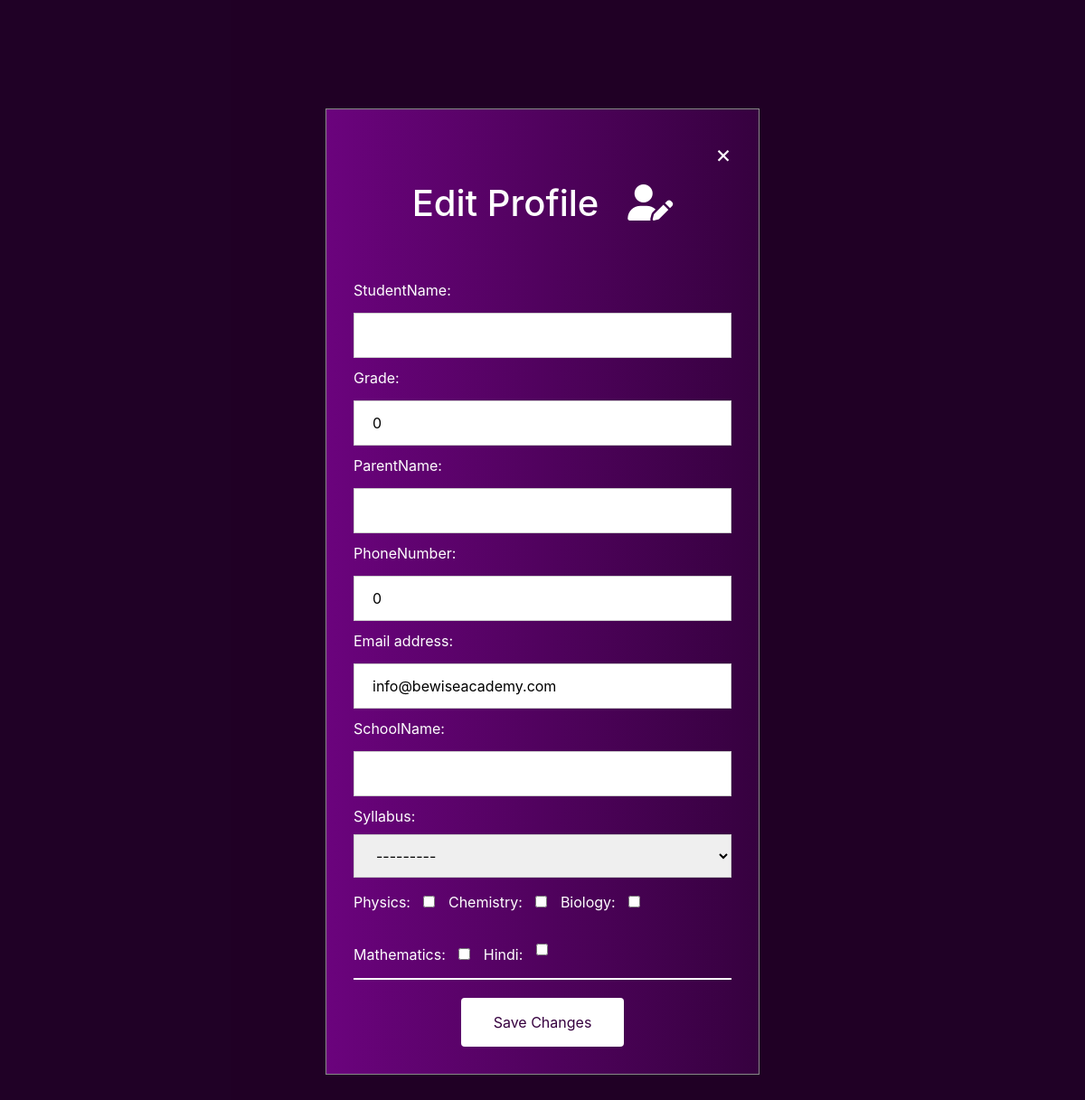
Screenshot of /edit-profile/ (signed in) with the database file from the repository.
### users/models.py (models this page shows)
class CustomUser(AbstractUser):
    SYLLABUS_CHOICES = (
        ('IGCSE', 'IGCSE'),
        ('International Baccalaureate', 'International Baccalaureate'),
        ('ICSE', 'ICSE'),
        ('CBSE', 'CBSE')
    )
    studentName = models.CharField(max_length=50)
    grade = models.IntegerField()
    parentName = models.CharField(max_length=50)
    phoneNumber = models.IntegerField()
    schoolName = models.CharField(max_length=50)
    syllabus = models.CharField(choices=SYLLABUS_CHOICES, max_length=50)
    Physics = models.BooleanField(default=False)
    Chemistry = models.BooleanField(default=False)
    Biology = models.BooleanField(default=False)
    Mathematics = models.BooleanField(default=False)
    Hindi = models.BooleanField(default=False)

### users/views.py (the view)
# urls.py: path('edit-profile/', edit_profile, name='edit_profile'),
@login_required
def edit_profile(request):
    if request.method == 'POST':
        form = CustomUserChangeForm(request.POST, instance=request.user)
        if form.is_valid():
            form.save()
            return redirect('editconfirm')  # Redirect to profile page after update
    else:
        form = CustomUserChangeForm(instance=request.user)  # Prefill user data
    return render(request, 'registration/edit_profile.html', {'form': form})

### users/forms.py (shortened to what this page needs)
class CustomUserChangeForm(UserChangeForm):
    class Meta:
        model = CustomUser
        fields = (
            'studentName', 'grade', 'parentName', 'phoneNumber', 'email',
            'schoolName', 'syllabus', 'Physics', 'Chemistry', 'Biology',
            'Mathematics', 'Hindi'
        )
    def __init__(self, *args, **kwargs):
        super().__init__(*args, **kwargs)
        if 'password' in self.fields:
            del self.fields['password']

### templates/registration/edit_profile.html (shortened to what this page needs)
<!DOCTYPE html>
{% load static %}
<html lang="en">
<head>
    <link rel="stylesheet" href="{% static './static/css/base.css' %}">
    <link rel="stylesheet" href="{% static './static/css/homepage.css' %}">
    <link rel="stylesheet" href="https://cdn.jsdelivr.net/npm/bootstrap@4.1.3/dist/css/bootstrap.min.css"
>
</head>
<body style="background-color:#36013F;">
    <div id="id01" class="model">
        <form class="model-content animate" action="" method="post">
            <a href="{% url 'home' %}">
                <span onclick="document.getElementById('id01').style.display='none'" class="close1" title="Close Modal">
                    &times;
                </span>
            </a>
            <h1>Edit Profile &nbsp;&nbsp;<i class="fa-solid fa-user-edit"></i></h1>
            {{ form }}
            <div class="submit-button">
                <button type="submit" class="button-b" style="vertical-align:middle">
                    <span>Save Changes</span>
                </button>
            </div>
        </form>
    </div>
</body>
</html>

### static/css/base.css (style rules this page uses)
:root { --font: 'Lato', sans-serif; }
body { margin: 0; font-family: var(--font); }
input[type=text], input[type=password], input[type=number], input[type=email], select { width: 100%; padding: 12px 20px; display: inline-block; border: 1px solid #ccc; box-sizing: border-box; }
label { color: white; }
.model { position: fixed; z-index: 1; left: 0; top: 0; width: 100%; height: 100%; overflow: auto; background-color: rgb(0, 0, 0); background-color: rgba(0, 0, 0, 0.4); padding-top: 60px; }
.close1, .close2 { color: white; text-decoration: none; float: right; }
.model3 .model-content label, input[type=text], input[type=number], input[type=email], input[type=password], textarea { margin: 5px 5px 10px 0px; }
.model-content { background: rgb(107, 3, 125); background: linear-gradient(90deg, rgba(107, 3, 125, 1) 0%, rgba(54, 1, 63, 1) 100%); padding: 30px; margin: 5% auto 15% auto; border: 1px solid #888; width: 40%; }
.model-content h1 { text-align: center; color: white; margin-top: 50px; }
.animate { -webkit-animation: animatezoom 0.6s; animation: animatezoom 0.6s }
.submit-button { display: flex; align-items: center; justify-content: center; border-top: 2px solid white; padding: 0 20px; }
.button-b { display: inline-block; border-radius: 4px; background-color: white; border: none; color: #36013F; text-align: center; font-size: 1rem; padding: 15px; width: 180px; transition: all 0.5s; cursor: pointer; margin: 20px 20px 0; }
.button-b span { cursor: pointer; display: inline-block; position: relative; transition: 0.5s; }
.button-b span:after { content: '→'; position: absolute; opacity: 0; top: 0; right: -20px; transition: 0.5s; }
@media screen and (min-width: 1024px) { .model-content h1 { font-size: 2.5rem; margin-bottom: 50px; } }
@media screen and (min-width: 1024px) { .close1, .close2 { font-size: 1.7rem; } }

### static/css/homepage.css (style rules this page uses)
:root { --font: 'Lato', sans-serif; }
body { margin: 0; font-family: var(--font); }

### templates/registration/edit_profile.html (style rules this page uses)
#id_Hindi { display: inline; }
#id_Hindi::after { content: "\a"; white-space: pre; }
label[for="id_studentName"] { margin-top: 10px; }
input[type=checkbox] { margin: 20px 10px !important; }
#id_Hindi { display: inline; margin-right: 100px !important; }

### rows the page displays
CustomUser: grade "0", phoneNumber "0", email "info@bewiseacademy.com", syllabus "---------"
